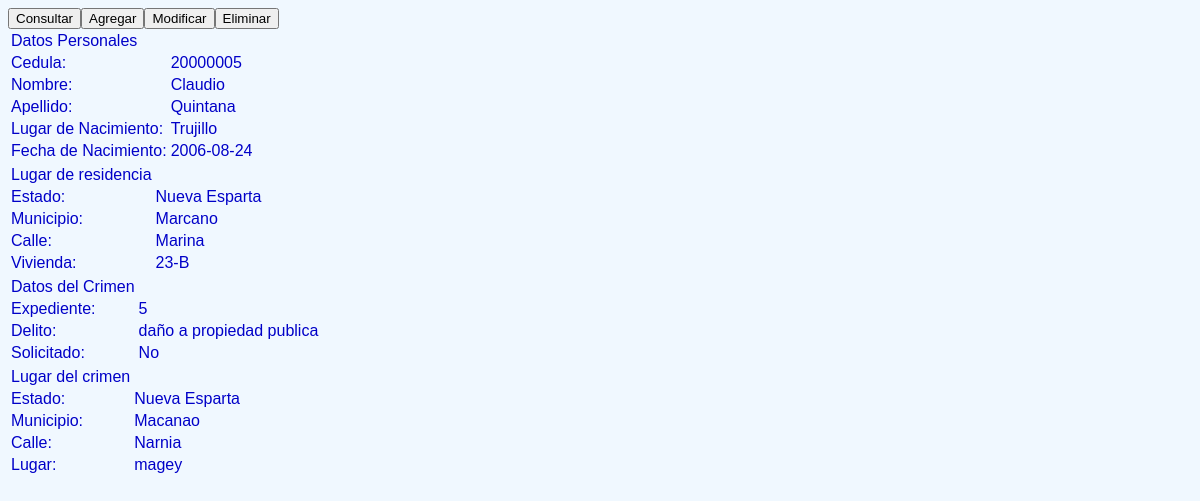
Page /result_consulta.php?cedula=20000005 on the committed database.
### tables this page shows
CREATE TABLE Ciudadanos(
	cedula INT UNSIGNED NOT NULL,
	nombre VARCHAR(64) NOT NULL,
	apellido VARCHAR(64) NOT NULL,
	l_nacimiento VARCHAR(64) NOT NULL,
	f_nacimiento DATE NOT NULL,
	PRIMARY KEY(cedula)
);

CREATE TABLE Ubicacion_Ciudadanos(
	id_uc INT UNSIGNED NOT NULL AUTO_INCREMENT,
	cedula_uc INT UNSIGNED NOT NULL,
	estado_uc VARCHAR(64) NOT NULL,
	municipio_uc VARCHAR(64) NOT NULL,
	calle_uc VARCHAR(64) NOT NULL,
	vivienda_uc VARCHAR (64) NOT NULL,
	PRIMARY KEY (id_uc),
	INDEX UC_FK1(cedula_uc),
	FOREIGN KEY(cedula_uc)
		REFERENCES Ciudadanos(cedula)
);

CREATE TABLE Crimenes(
	expediente INT UNSIGNED NOT NULL,
    delito VARCHAR(64) NOT NULL,
    solicitado BOOL NOT NULL,
    cedula_c INT UNSIGNED NOT NULL,
    PRIMARY KEY (expediente),
    INDEX C_FK1(cedula_c),
    FOREIGN KEY (cedula_c)
		REFERENCES Ciudadanos(cedula)
);

CREATE TABLE Lugar_Crimenes(
	id_lc INT UNSIGNED NOT NULL AUTO_INCREMENT,
    estado_lc VARCHAR(64) NOT NULL,
    municipio_lc VARCHAR(64) NOT NULL,
    calle_lc VARCHAR(64) NOT NULL,
    lugar_lc VARCHAR(64) NOT NULL,
    expediente_lc INT UNSIGNED NOT NULL,
    PRIMARY KEY(id_lc),
    INDEX LC_FK1(expediente_lc),
    FOREIGN KEY (expediente_lc)
		REFERENCES Crimenes(expediente)
);

### result_consulta.php (the view, shortened to what this page needs)
<!DOCTYPE html>
<html>
  <head>
    <link rel="stylesheet" type="text/css" href="estilo.css" media="screen" />
  </head>
  <body>
    <nav name="barra" id="id_barra">
      <table>
            <form action="form_consulta.php">
              <input name="boton" id="id_boton" value="Consultar" type="submit"/>
            </form>
            <form action="form_agregar.php">
              <input name="boton" id="id_boton" value="Agregar" type="submit"/>
            </form>
            <form action="form_modificar.php">
              <input name="boton" id="id_boton" value="Modificar" type="submit"/>
            </form>
            <form action="form_eliminar.php">
              <input name="boton" id="id_boton" value="Eliminar" type="submit"/>
            </form>
      </table>
    </nav>
    <article name="contenido" id="id_contenido">
    <?php
    $cedula=$_GET["cedula"];
    include("conexionBD.php");
    $consulta="SELECT * FROM Ciudadanos WHERE cedula='$cedula'";
    $resultado=mysqli_query($conexion, $consulta);
    if($fila=mysqli_fetch_array($resultado, MYSQLI_ASSOC)){
      $consulta="SELECT * FROM Ciudadanos WHERE cedula='$cedula'";
      $resultado=mysqli_query($conexion, $consulta);
      mysqli_set_charset($conexion, "utf8");
      echo ("<table>");
      echo("<tr><td>Datos Personales</td></tr>");
      while($fila=mysqli_fetch_array($resultado, MYSQLI_ASSOC)){
        echo ("<tr><td>Cedula: </td><td>$fila[cedula]</td></tr>");
        echo ("<tr><td>Nombre: </td><td>$fila[nombre]</td></tr>");
        echo ("<tr><td>Apellido: </td><td>$fila[apellido]</td></tr>");
        echo ("<tr><td>Lugar de Nacimiento: </td><td>$fila[l_nacimiento]</td></tr>");
        echo ("<tr><td>Fecha de Nacimiento: </td><td>$fila[f_nacimiento]</td></tr>");
      }
      echo("</table>");
            $consulta="SELECT * FROM Ubicacion_Ciudadanos WHERE cedula_uc='$cedula'";
            $resultado=mysqli_query($conexion, $consulta);
            echo("<table>");
            echo("<tr><td>Lugar de residencia</td></tr>");
            while($fila=mysqli_fetch_array($resultado, MYSQLI_ASSOC)){
              echo ("<tr><td>Estado: </td><td>$fila[estado_uc]</td></tr>");
              echo ("<tr><td>Municipio: </td><td>$fila[municipio_uc]</td></tr>");
              echo ("<tr><td>Calle: </td><td>$fila[calle_uc]</td></tr>");
              echo ("<tr><td>Vivienda: </td><td>$fila[vivienda_uc]</td></tr>");
              }
            echo("</table>");
      $consulta="SELECT * FROM Crimenes WHERE cedula_c='$cedula'";
      $resultado=mysqli_query($conexion, $consulta);
      echo("<table>");
      echo("<tr><td>Datos del Crimen</td></tr>");
      while($fila=mysqli_fetch_array($resultado, MYSQLI_ASSOC)){
        echo ("<tr><td>Expediente: </td><td>$fila[expediente]</td></tr>");
        echo ("<tr><td>Delito: </td><td>$fila[delito]</td></tr>");
        if($fila["solicitado"]==0){
          $fila["solicitado"]="No";
        }
        else{
          $fila["solicitado"]="Si";
        }
        echo ("<tr><td>Solicitado: </td><td>$fila[solicitado]</td></tr>");
        }
      echo("</table>");
      $consulta="SELECT * FROM Lugar_Crimenes, Crimenes WHERE expediente_lc=expediente AND cedula_c=$cedula";
      $resultado=mysqli_query($conexion, $consulta);
      echo("<table>");
      echo("<tr><td>Lugar del crimen</td></tr>");
      while($fila=mysqli_fetch_array($resultado, MYSQLI_ASSOC)){
        echo ("<tr><td>Estado: </td><td>$fila[estado_lc]</td></tr>");
        echo ("<tr><td>Municipio: </td><td>$fila[municipio_lc]</td></tr>");
        echo ("<tr><td>Calle: </td><td>$fila[calle_lc]</td></tr>");
        echo ("<tr><td>Lugar: </td><td>$fila[lugar_lc]</td></tr>");
      }
      echo("</table>");
    }
    else{
      echo("<p>El ciudadano no ha cometido delitos anteriormente</p>");
    }
    ?>
  </article>
  </body>
</html>

### estilo.css (style rules this page uses)
body { background-color: #f0f8ff; font-family: Helvetica, sans-serif; }
table { border-color:#37526f; }
td { font-style: bold; color: #0000c8; }

### rows in the picture
ciudadanos: cedula "20000005", nombre "Claudio", apellido "Quintana", l_nacimiento "Trujillo", f_nacimiento "2006-08-24"
ubicacion_ciudadanos: estado_uc "Nueva Esparta", municipio_uc "Marcano", calle_uc "Marina", vivienda_uc "23-B"
crimenes: expediente "5", delito "daño a propiedad publica", fila "No"
lugar_crimenes: estado_lc "Nueva Esparta", municipio_lc "Macanao", calle_lc "Narnia", lugar_lc "magey"
